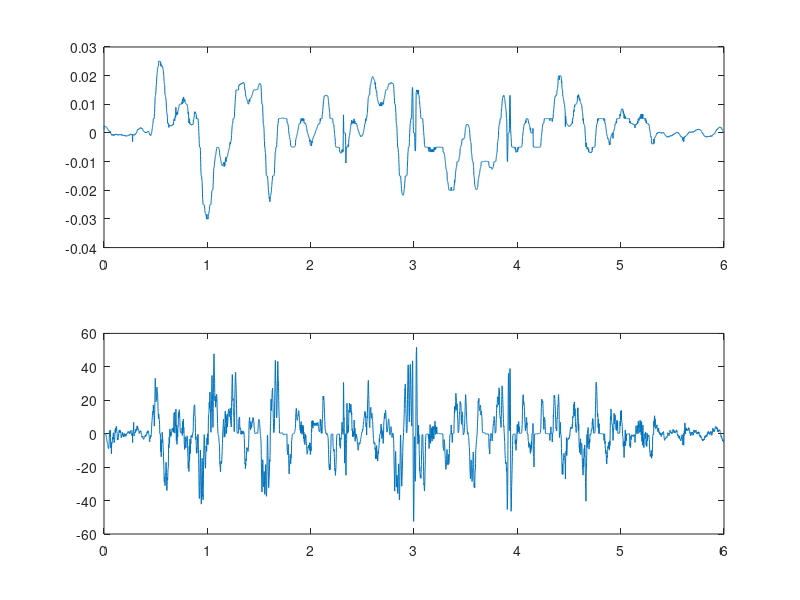
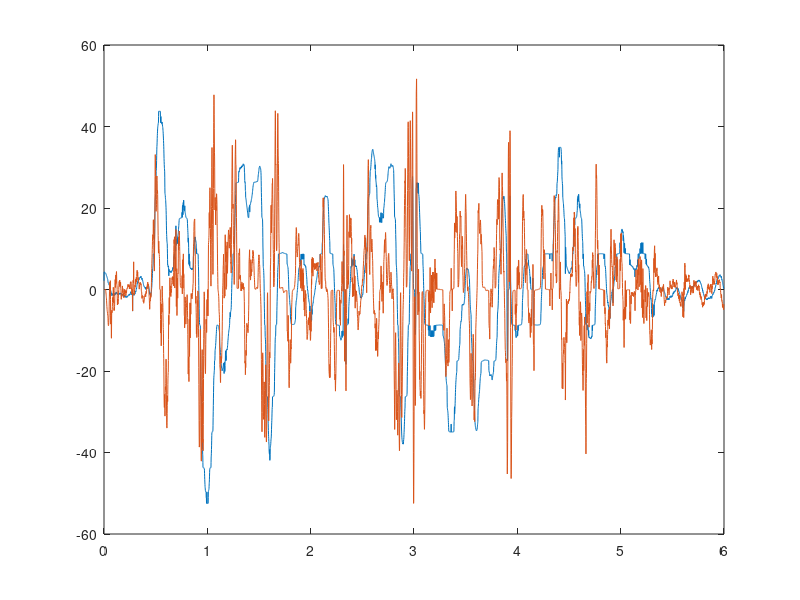

Write the MATLAB code that produced these figures, in order.
close all
clear all
clc

erro = load('erros1art.txt');
n = 10;
Ts = 1e-3;
t = 0:Ts:((length(erro(:,2))-1)*Ts);
erro(:,2) = filter(ones(1,n), n, erro(:,2));

figure
subplot(2,1,1)
plot(t,erro(:,1));
subplot(2,1,2)
plot(t,erro(:,2))

erroRMS = sqrt(mean((erro).^2))
erroMax = max(abs(erro))

figure
plot(t,erro(:,1)*erroMax(2)/erroMax(1));
hold on 
plot(t,erro(:,2))